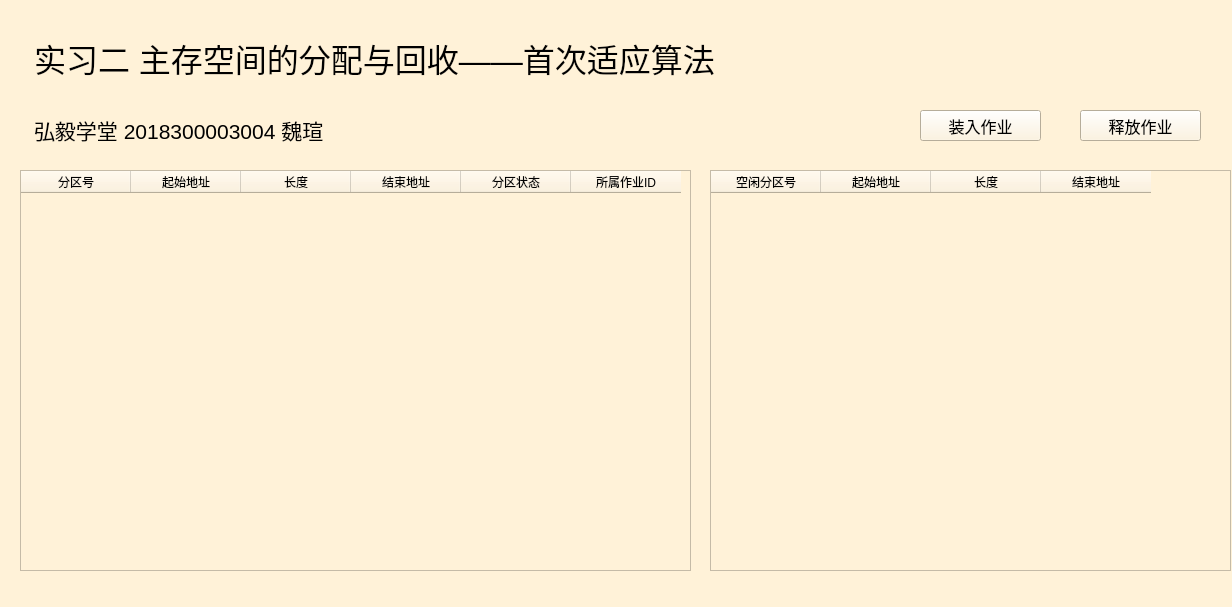
<?xml version="1.0" encoding="UTF-8"?>
<ui version="4.0">
 <class>Widget</class>
 <widget class="QWidget" name="Widget">
  <property name="geometry">
   <rect>
    <x>0</x>
    <y>0</y>
    <width>1232</width>
    <height>607</height>
   </rect>
  </property>
  <property name="windowTitle">
   <string>Widget</string>
  </property>
  <property name="styleSheet">
   <string notr="true">background-color: rgb(255, 242, 216)</string>
  </property>
  <widget class="QTextBrowser" name="textBrowser">
   <property name="geometry">
    <rect>
     <x>30</x>
     <y>30</y>
     <width>911</width>
     <height>61</height>
    </rect>
   </property>
   <property name="styleSheet">
    <string notr="true">background-color:transparent;
border:0px;</string>
   </property>
   <property name="html">
    <string>&lt;!DOCTYPE HTML PUBLIC &quot;-//W3C//DTD HTML 4.0//EN&quot; &quot;http://www.w3.org/TR/REC-html40/strict.dtd&quot;&gt;
&lt;html&gt;&lt;head&gt;&lt;meta name=&quot;qrichtext&quot; content=&quot;1&quot; /&gt;&lt;style type=&quot;text/css&quot;&gt;
p, li { white-space: pre-wrap; }
&lt;/style&gt;&lt;/head&gt;&lt;body style=&quot; font-family:'SimSun'; font-size:9pt; font-weight:400; font-style:normal;&quot;&gt;
&lt;p style=&quot; margin-top:0px; margin-bottom:0px; margin-left:0px; margin-right:0px; -qt-block-indent:0; text-indent:0px;&quot;&gt;&lt;span style=&quot; font-size:24pt;&quot;&gt;实习二 主存空间的分配与回收——首次适应算法&lt;/span&gt;&lt;/p&gt;&lt;/body&gt;&lt;/html&gt;</string>
   </property>
  </widget>
  <widget class="QTextBrowser" name="textBrowser_2">
   <property name="geometry">
    <rect>
     <x>30</x>
     <y>110</y>
     <width>581</width>
     <height>41</height>
    </rect>
   </property>
   <property name="styleSheet">
    <string notr="true">background-color:transparent;
border:0px;</string>
   </property>
   <property name="html">
    <string>&lt;!DOCTYPE HTML PUBLIC &quot;-//W3C//DTD HTML 4.0//EN&quot; &quot;http://www.w3.org/TR/REC-html40/strict.dtd&quot;&gt;
&lt;html&gt;&lt;head&gt;&lt;meta name=&quot;qrichtext&quot; content=&quot;1&quot; /&gt;&lt;style type=&quot;text/css&quot;&gt;
p, li { white-space: pre-wrap; }
&lt;/style&gt;&lt;/head&gt;&lt;body style=&quot; font-family:'SimSun'; font-size:9pt; font-weight:400; font-style:normal;&quot;&gt;
&lt;p style=&quot; margin-top:0px; margin-bottom:0px; margin-left:0px; margin-right:0px; -qt-block-indent:0; text-indent:0px;&quot;&gt;&lt;span style=&quot; font-size:16pt;&quot;&gt;弘毅学堂 2018300003004 魏瑄&lt;/span&gt;&lt;/p&gt;&lt;/body&gt;&lt;/html&gt;</string>
   </property>
  </widget>
  <widget class="QTableWidget" name="table_free">
   <property name="geometry">
    <rect>
     <x>710</x>
     <y>170</y>
     <width>521</width>
     <height>401</height>
    </rect>
   </property>
   <property name="font">
    <font>
     <weight>75</weight>
     <bold>true</bold>
    </font>
   </property>
   <attribute name="horizontalHeaderCascadingSectionResizes">
    <bool>true</bool>
   </attribute>
   <attribute name="horizontalHeaderDefaultSectionSize">
    <number>110</number>
   </attribute>
   <attribute name="verticalHeaderCascadingSectionResizes">
    <bool>false</bool>
   </attribute>
   <column>
    <property name="text">
     <string>空闲分区号</string>
    </property>
   </column>
   <column>
    <property name="text">
     <string>起始地址</string>
    </property>
   </column>
   <column>
    <property name="text">
     <string>长度</string>
    </property>
   </column>
   <column>
    <property name="text">
     <string>结束地址</string>
    </property>
   </column>
  </widget>
  <widget class="QTableWidget" name="table_mem">
   <property name="geometry">
    <rect>
     <x>20</x>
     <y>170</y>
     <width>671</width>
     <height>401</height>
    </rect>
   </property>
   <property name="font">
    <font>
     <weight>75</weight>
     <bold>true</bold>
    </font>
   </property>
   <attribute name="horizontalHeaderCascadingSectionResizes">
    <bool>true</bool>
   </attribute>
   <attribute name="horizontalHeaderDefaultSectionSize">
    <number>110</number>
   </attribute>
   <column>
    <property name="text">
     <string>分区号</string>
    </property>
   </column>
   <column>
    <property name="text">
     <string>起始地址</string>
    </property>
   </column>
   <column>
    <property name="text">
     <string>长度</string>
    </property>
   </column>
   <column>
    <property name="text">
     <string>结束地址</string>
    </property>
   </column>
   <column>
    <property name="text">
     <string>分区状态</string>
    </property>
   </column>
   <column>
    <property name="text">
     <string>所属作业ID</string>
    </property>
   </column>
  </widget>
  <widget class="QPushButton" name="require">
   <property name="geometry">
    <rect>
     <x>920</x>
     <y>110</y>
     <width>121</width>
     <height>31</height>
    </rect>
   </property>
   <property name="font">
    <font>
     <pointsize>12</pointsize>
    </font>
   </property>
   <property name="text">
    <string>装入作业</string>
   </property>
  </widget>
  <widget class="QPushButton" name="reap">
   <property name="geometry">
    <rect>
     <x>1080</x>
     <y>110</y>
     <width>121</width>
     <height>31</height>
    </rect>
   </property>
   <property name="font">
    <font>
     <pointsize>12</pointsize>
    </font>
   </property>
   <property name="text">
    <string>释放作业</string>
   </property>
  </widget>
 </widget>
 <layoutdefault spacing="6" margin="11"/>
 <resources/>
 <connections/>
</ui>
